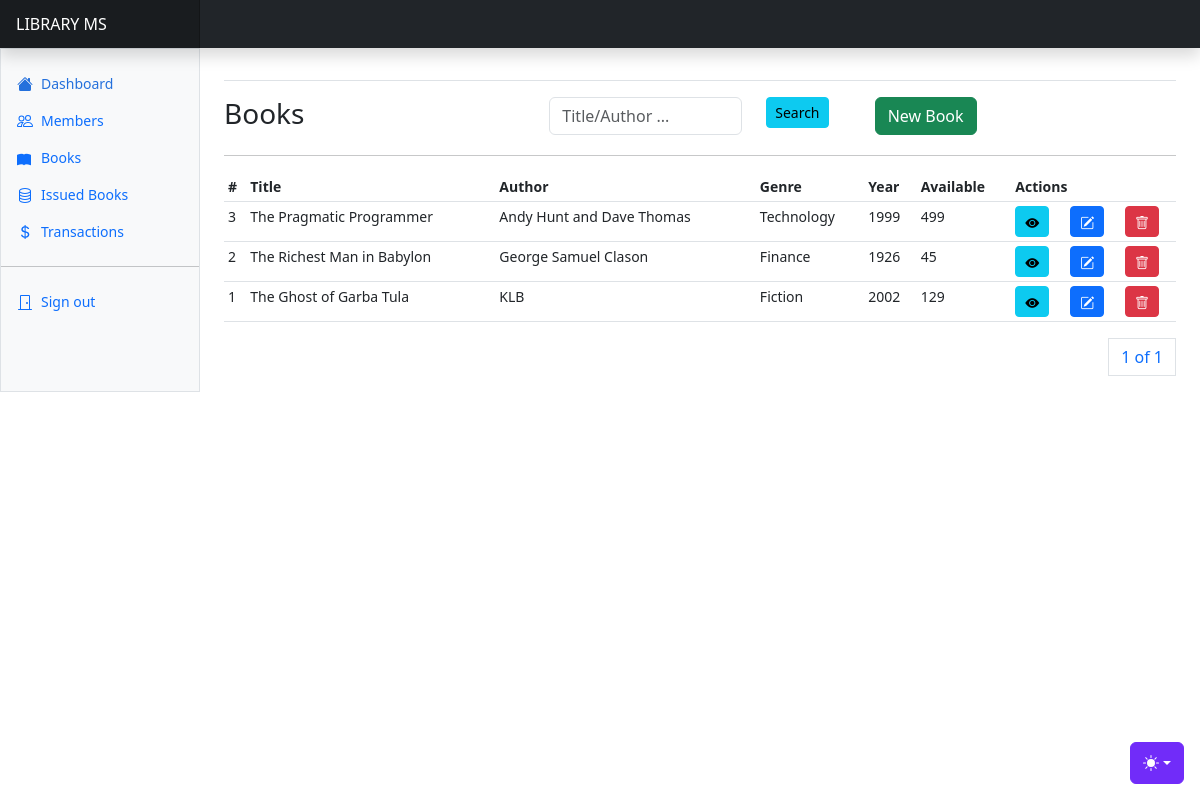
The app's page /library/books/ (signed in) with its own data.
### apps/library/models.py (models this page shows, shortened)
class Book(AbstractBaseModel):
    title = models.CharField(max_length=255)
    author = models.CharField(max_length=255)
    year_published = models.CharField(max_length=255)
    genre = models.CharField(max_length=255, choices=BOOK_GENRES)
    price = models.DecimalField(max_digits=100, decimal_places=2)
    rental_fee = models.DecimalField(max_digits=20, decimal_places=2)
    quantity = models.IntegerField(default=0)
    rented_out = models.IntegerField(default=0)
    available = models.BooleanField(default=True)
    @property
    def available_books(self):
        return self.quantity - self.rented_out

### apps/library/views.py (the view)
# urls.py: path("books/", books, name="books"),
@login_required(login_url="/users/login/")
def books(request):
    books = Book.objects.all().order_by("-created")
    if request.method == "POST":
        search_text = request.POST.get("search_text")
        books = Book.objects.filter(
            Q(title__icontains=search_text) |
            Q(author__icontains=search_text)
        ).order_by("-created")
    paginator = Paginator(books, 10)
    page_number = request.GET.get("page")
    page_obj = paginator.get_page(page_number)
    context = {
        "page_obj": page_obj
    }
    return render(request, "books/books.html", context)

### templates/books/books.html (shortened to what this page needs)
{% extends "base.html" %}
{% block content %}
<div class="row">
    <div class="col">
        <h3>Books</h3>
    </div>
    <div class="col">
      <form method="POST">
          <div class="row">
            <div class="col-8">
              <input type="text" class="form-control" name="search_text" id="search_text" placeholder="Title/Author ...">
            </div>
            <div class="col-4">
              <button class="btn btn-info btn-sm">Search</button>
            </div>
          </div>
      </form>
    </div>
    <div class="col">
        <a class="btn btn-success" data-bs-toggle="modal" data-bs-target="#newBookModal">New Book</a>
    </div>
</div>
<hr/>
      <div class="table-responsive small">
        <table class="table table-sm">
          <thead>
            <tr>
              <th scope="col">#</th>
              <th scope="col">Title</th>
              <th scope="col">Author</th>
              <th scope="col">Genre</th>
              <th scope="col">Year</th>
              <th scope="col">Available</th>
              <th scope="col" colspan="3">Actions</th>
            </tr>
          </thead>
          <tbody>
            {% for book in page_obj %}
            <tr>
              <td>{{book.id}}</td>
              <td>{{book.title}}</td>
              <td>{{book.author}}</td>
              <td>{{book.genre}}</td>
              <td>{{book.year_published}}</td>
              <td>{{book.available_books}}</td>
              <td>
                <a href="#" class="btn btn-info btn-sm"><i class="bi bi-eye-fill"></i></a>
              </td>
              <td><a class="btn btn-primary btn-sm" data-bs-toggle="modal" data-bs-target="#editBookModal{{ book.id }}">
                <i class="bi bi-pencil-square"></i>
              </a></td>
              <td><a class="btn btn-danger btn-sm" data-bs-toggle="modal" data-bs-target="#deleteBookModal{{ book.id }}">
                <i class="bi bi-trash"></i>
              </a></td>
            </tr>
            {% endfor %}
          </tbody>
        </table>
        <div>
          <nav aria-label="Page navigation example">
            <ul class="pagination justify-content-end">
              <a class="page-link" href="#">{{ page_obj.number }} of {{ page_obj.paginator.num_pages }}</a>
            </ul>
          </nav>
        </div>
      </div>
{% endblock content %}

### static/dashboard.css (style rules this page uses)
.bi { display: inline-block; width: 1rem; height: 1rem; }

### templates/base.html (style rules this page uses)
.bi { vertical-align: -.125em; fill: currentColor; }

### records on screen
Book: id "3", title "The Pragmatic Programmer", author "Andy Hunt and Dave Thomas", genre "Technology", year_published "1999", available_books "499"
Book: id "2", title "The Richest Man in Babylon", author "George Samuel Clason", genre "Finance", year_published "1926", available_books "45"
Book: id "1", title "The Ghost of Garba Tula", author "KLB", genre "Fiction", year_published "2002", available_books "129"

### other values on screen
{{ page_obj.number }} "1"
{{ page_obj.paginator.num_pages }} "1"
